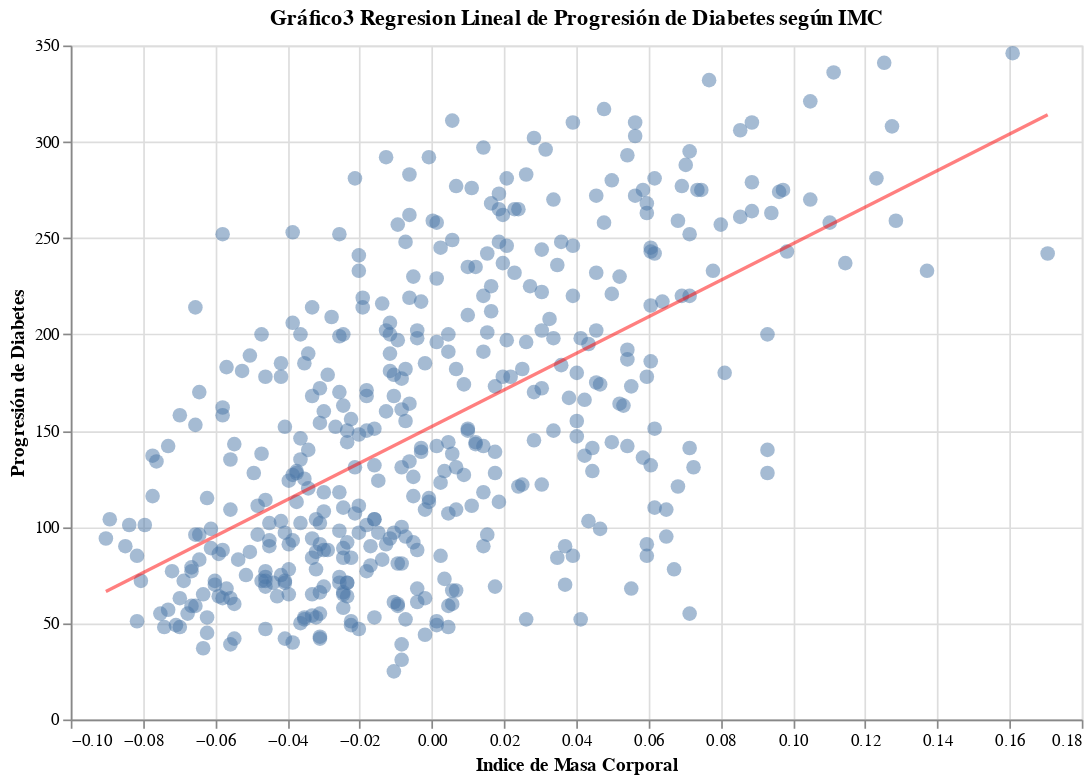

Notebook code for this chart:
### Code cell
points = alt.Chart(diabetes_df).mark_circle(size=75, opacity=0.5).encode(
    x="bmi:Q",
    y="prog:Q"
).properties(
    width=600,
    height=400,
    title="Gráfico Regresion Lineal de Progresión de Diabetes según IMC"
)
reg_line = alt.Chart(reg_df).mark_line(color="red", opacity=0.5).encode(
    x=alt.X("bmi:Q", title="Indice de Masa Corporal"),
    y=alt.Y("regression:Q", title= "Progresión de Diabetes")
).properties(
    width=600,
    height=400
)
points + reg_line

### Figure 1 — Vega-Lite specification as saved in the notebook (floating-point values rounded to 4 significant figures; data arrays with more than 128 entries replaced by an {"elided": "..."} marker saying what was removed)
{"$schema": "https://vega.github.io/schema/vega-lite/v3.4.0.json", "config": {"background": "white", "mark": {"tooltip": null}, "view": {"height": 300, "width": 400}}, "datasets": {"data-19f0800f83d93182e18fcd55a2acad4a": [{"bmi": -0.09028, "regression": 66.42}, {"bmi": 0.1706, "regression": 314.1}], "data-522fed31eb8dd0c5e08ec191c165ba05": {"elided": "442 records"}}, "layer": [{"data": {"name": "data-522fed31eb8dd0c5e08ec191c165ba05"}, "encoding": {"x": {"field": "bmi", "type": "quantitative"}, "y": {"field": "prog", "type": "quantitative"}}, "height": 400, "mark": {"opacity": 0.5, "size": 75, "type": "circle"}, "title": "Gráfico3 Regresion Lineal de Progresión de Diabetes según IMC", "width": 600}, {"data": {"name": "data-19f0800f83d93182e18fcd55a2acad4a"}, "encoding": {"x": {"field": "bmi", "title": "Indice de Masa Corporal", "type": "quantitative"}, "y": {"field": "regression", "title": "Progresión de Diabetes", "type": "quantitative"}}, "height": 400, "mark": {"color": "red", "opacity": 0.5, "type": "line"}, "width": 600}]}
